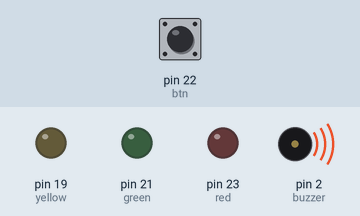
The sketch below on a simulated Arduino Mega 2560, built with avr-gcc and run on an emulated ATmega2560. Parts: output pins drawn as LEDs (lit = HIGH), buzzer (waves = sounding, pin HIGH). The inputs (shaded band) are chosen by the test bench; at power-on: pin 22 (btn) HIGH.

Above: at 1.2 s.
1.3 s: pin 22 (btn) pulled LOW for 0.15 s
At 2.7 s:
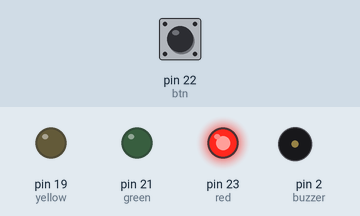
At 12.7 s:
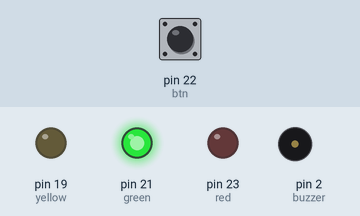
13.4 s: pin 22 (btn) pulled LOW for 3.2 s
At 22.7 s:
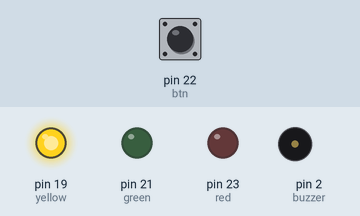
Timing chart, 0 to 24.1 s (numbered marks = the images above; inputs shaded):
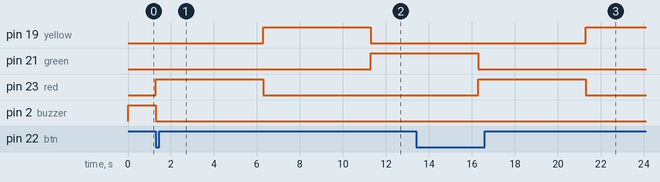

Measured:
- after the input at 1.3 s, pin 19 (yellow): LOW → HIGH after 5.0 s, → LOW 5.0 s later; pin 21 (green): LOW → HIGH after 10.0 s; pin 23 (red): LOW → HIGH at once, → LOW 5.0 s later; pin 2 (buzzer): HIGH → LOW at once
- after the input at 13.4 s, pin 19 (yellow): LOW → HIGH after 7.9 s; pin 23 (red): LOW → HIGH after 2.9 s, → LOW 5.0 s later; pin 2 (buzzer): stays LOW (without the input it goes to HIGH after 2.9 s)

The sketch:

Lightbuzzer.ino
```cpp
#define red 23
#define yellow 19
#define green 21
#define buzzer 2
#define btn 22


void setup() {
  pinMode(red, OUTPUT);
  pinMode(yellow, OUTPUT);
  pinMode(green, OUTPUT);
  pinMode(buzzer, OUTPUT);
  pinMode(btn, INPUT);

}

void loop() {
 if(digitalRead(btn) == LOW) {
  digitalWrite(buzzer, LOW);


  digitalWrite(red, HIGH);
   delay(5000);
    digitalWrite(red, LOW);

  digitalWrite(yellow, HIGH);
     delay(5000);
digitalWrite(yellow, LOW);

  digitalWrite(green, HIGH);
delay(5000);
digitalWrite(green, LOW);
 }
 else
 {
digitalWrite(red, LOW);
digitalWrite(yellow, LOW);
digitalWrite(green, LOW);
digitalWrite(buzzer, HIGH);
 }

}
```
